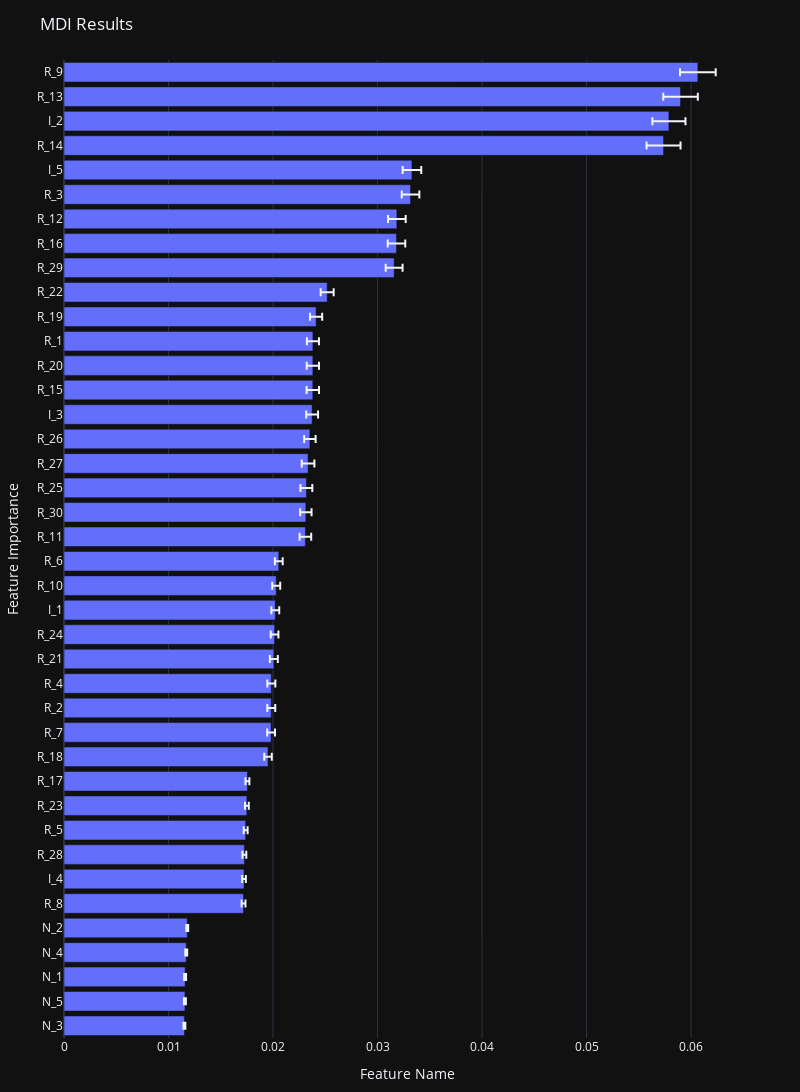

Notebook cell for this chart:
### Markdown cell above
# Plot Results

### Code cell
templates.default = "plotly_dark";
PlotlyJS.templates

toSavePlot = plot(
    bar(
        result,
        x=:FeatureImportance,
        y=:FeatureName,
        error_x=attr(type="data", array=:Std, visible=true),
        orientation="h",
        )
    ,
    PlotlyJS.Layout(
        title="MDI Results",
        width=800, height=1200,
        xaxis_title="Feature Name",
        yaxis_title="Feature Importance",
    )
)

### Figure 1 — Plotly figure (JSON) as saved in the notebook; plotly's stock layout.template omitted (floating-point values rounded to 4 significant figures)
{"data": [{"error_x": {"array": [8.806e-05, 8.974e-05, 8.953e-05, 9.25e-05, 8.783e-05, 0.0001833, 0.0001751, 0.0001836, 0.0001859, 0.0001831, 0.0001865, 0.0003605, 0.0003734, 0.0003801, 0.000384, 0.0003817, 0.0003691, 0.0003766, 0.0003829, 0.0003746, 0.0005559, 0.0005452, 0.0005685, 0.0006053, 0.0005476, 0.0005669, 0.000595, 0.0005881, 0.0005789, 0.0005812, 0.0006215, 0.000808, 0.0008411, 0.0008435, 0.0008439, 0.000889, 0.001625, 0.001585, 0.001653, 0.001708], "type": "data", "visible": true}, "orientation": "h", "type": "bar", "x": [0.01152, 0.01157, 0.01159, 0.01169, 0.0118, 0.01718, 0.01722, 0.01726, 0.01738, 0.0175, 0.01755, 0.01952, 0.01982, 0.01983, 0.01984, 0.02008, 0.02015, 0.02022, 0.0203, 0.02055, 0.0231, 0.02314, 0.02319, 0.02335, 0.02353, 0.02374, 0.02381, 0.02381, 0.02382, 0.02412, 0.02518, 0.03159, 0.03181, 0.03185, 0.03316, 0.03329, 0.05737, 0.05788, 0.05899, 0.06065], "y": ["N_3", "N_5", "N_1", "N_4", "N_2", "R_8", "I_4", "R_28", "R_5", "R_23", "R_17", "R_18", "R_7", "R_2", "R_4", "R_21", "R_24", "I_1", "R_10", "R_6", "R_11", "R_30", "R_25", "R_27", "R_26", "I_3", "R_15", "R_20", "R_1", "R_19", "R_22", "R_29", "R_16", "R_12", "R_3", "I_5", "R_14", "I_2", "R_13", "R_9"]}], "layout": {"height": 1200, "margin": {"b": 50, "l": 50, "r": 50, "t": 60}, "title": "MDI Results", "width": 800, "xaxis": {"title": {"text": "Feature Name"}}, "yaxis": {"title": {"text": "Feature Importance"}}}}
